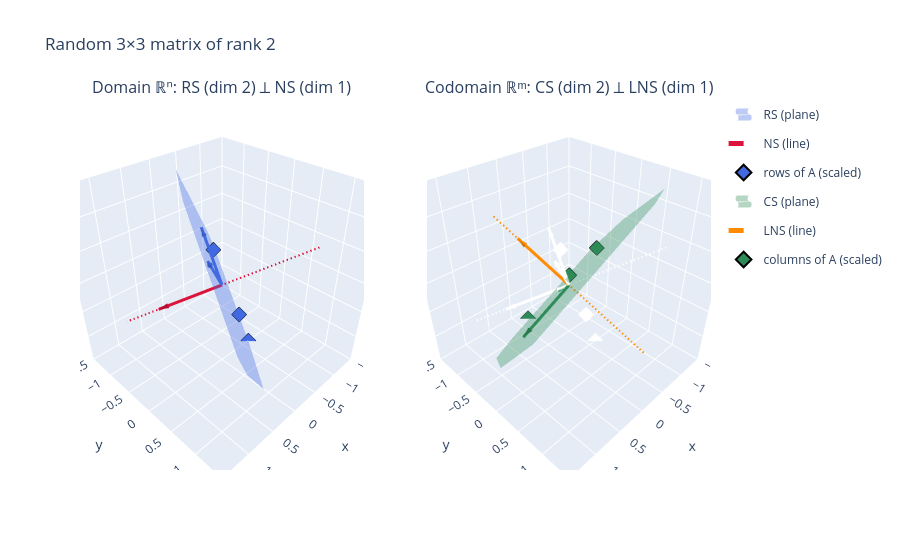

Notebook source saved alongside this figure:
### Code cell
S = plot_four_subspaces(A, "Random 3×3 matrix of rank 2")

### Figure 1 — Plotly figure (JSON) as saved in the notebook; plotly's stock layout.template omitted (floating-point values rounded to 4 significant figures)
{"data": [{"colorscale": [[0, "royalblue"], [1, "royalblue"]], "legendgroup": "RS", "name": "RS (plane)", "opacity": 0.35, "scene": "scene", "showlegend": true, "showscale": false, "type": "surface", "x": [[-0.3182, 1.32], [-1.32, 0.3182]], "y": [[0.7334, 1.615], [-1.615, -0.7334]], "z": [[-1.965, 0.3888], [-0.3888, 1.965]]}, {"legendgroup": "RS", "line": {"color": "royalblue", "width": 6}, "mode": "lines", "name": "RS", "scene": "scene", "showlegend": false, "type": "scatter3d", "x": [0, 0.546], "y": [0, 0.2937], "z": [0, 0.7846]}, {"anchor": "tip", "colorscale": [[0, "royalblue"], [1, "royalblue"]], "hoverinfo": "skip", "legendgroup": "RS", "scene": "scene", "showlegend": false, "showscale": false, "sizemode": "absolute", "sizeref": 0.15, "type": "cone", "u": [0.546], "v": [0.2937], "w": [0.7846], "x": [0.546], "y": [0.2937], "z": [0.7846]}, {"legendgroup": "RS", "line": {"color": "royalblue", "width": 6}, "mode": "lines", "name": "RS", "scene": "scene", "showlegend": false, "type": "scatter3d", "x": [0, -0.3339], "y": [0, -0.7826], "z": [0, 0.5254]}, {"anchor": "tip", "colorscale": [[0, "royalblue"], [1, "royalblue"]], "hoverinfo": "skip", "legendgroup": "RS", "scene": "scene", "showlegend": false, "showscale": false, "sizemode": "absolute", "sizeref": 0.15, "type": "cone", "u": [-0.3339], "v": [-0.7826], "w": [0.5254], "x": [-0.3339], "y": [-0.7826], "z": [0.5254]}, {"legendgroup": "NS", "line": {"color": "crimson", "dash": "dash", "width": 4}, "mode": "lines", "name": "NS (line)", "scene": "scene", "type": "scatter3d", "x": [-1.153, 1.153], "y": [0.8232, -0.8232], "z": [0.4939, -0.4939]}, {"legendgroup": "NS", "line": {"color": "crimson", "width": 6}, "mode": "lines", "name": "NS", "scene": "scene", "showlegend": false, "type": "scatter3d", "x": [0, 0.7683], "y": [0, -0.5488], "z": [0, -0.3293]}, {"anchor": "tip", "colorscale": [[0, "crimson"], [1, "crimson"]], "hoverinfo": "skip", "legendgroup": "NS", "scene": "scene", "showlegend": false, "showscale": false, "sizemode": "absolute", "sizeref": 0.15, "type": "cone", "u": [0.7683], "v": [-0.5488], "w": [-0.3293], "x": [0.7683], "y": [-0.5488], "z": [-0.3293]}, {"marker": {"color": "royalblue", "line": {"color": "black", "width": 1}, "size": 5, "symbol": "diamond"}, "mode": "markers", "name": "rows of A (scaled)", "scene": "scene", "type": "scatter3d", "x": [-0.8571, -0.8571, -0.6429], "y": [-1.071, -0.4286, 0.0], "z": [-0.2143, -1.286, -1.5]}, {"colorscale": [[0, "seagreen"], [1, "seagreen"]], "legendgroup": "CS", "name": "CS (plane)", "opacity": 0.35, "scene": "scene2", "showlegend": true, "showscale": false, "type": "surface", "x": [[-0.7119, -1.896], [1.896, 0.7119]], "y": [[1.067, -0.9282], [0.9282, -1.067]], "z": [[1.69, -0.2125], [0.2125, -1.69]]}, {"legendgroup": "CS", "line": {"color": "seagreen", "width": 6}, "mode": "lines", "name": "CS", "scene": "scene2", "showlegend": false, "type": "scatter3d", "x": [0, -0.3946], "y": [0, -0.6651], "z": [0, -0.634]}, {"anchor": "tip", "colorscale": [[0, "seagreen"], [1, "seagreen"]], "hoverinfo": "skip", "legendgroup": "CS", "scene": "scene2", "showlegend": false, "showscale": false, "sizemode": "absolute", "sizeref": 0.15, "type": "cone", "u": [-0.3946], "v": [-0.6651], "w": [-0.634], "x": [-0.3946], "y": [-0.6651], "z": [-0.634]}, {"legendgroup": "CS", "line": {"color": "seagreen", "width": 6}, "mode": "lines", "name": "CS", "scene": "scene2", "showlegend": false, "type": "scatter3d", "x": [0, 0.8691], "y": [0, -0.04625], "z": [0, -0.4924]}, {"anchor": "tip", "colorscale": [[0, "seagreen"], [1, "seagreen"]], "hoverinfo": "skip", "legendgroup": "CS", "scene": "scene2", "showlegend": false, "showscale": false, "sizemode": "absolute", "sizeref": 0.15, "type": "cone", "u": [0.8691], "v": [-0.04625], "w": [-0.4924], "x": [0.8691], "y": [-0.04625], "z": [-0.4924]}, {"legendgroup": "LNS", "line": {"color": "darkorange", "dash": "dash", "width": 4}, "mode": "lines", "name": "LNS (line)", "scene": "scene2", "type": "scatter3d", "x": [-0.4472, 0.4472], "y": [1.118, -1.118], "z": [-0.8944, 0.8944]}, {"legendgroup": "LNS", "line": {"color": "darkorange", "width": 6}, "mode": "lines", "name": "LNS", "scene": "scene2", "showlegend": false, "type": "scatter3d", "x": [0, 0.2981], "y": [0, -0.7454], "z": [0, 0.5963]}, {"anchor": "tip", "colorscale": [[0, "darkorange"], [1, "darkorange"]], "hoverinfo": "skip", "legendgroup": "LNS", "scene": "scene2", "showlegend": false, "showscale": false, "sizemode": "absolute", "sizeref": 0.15, "type": "cone", "u": [0.2981], "v": [-0.7454], "w": [0.5963], "x": [0.2981], "y": [-0.7454], "z": [0.5963]}, {"marker": {"color": "seagreen", "line": {"color": "black", "width": 1}, "size": 5, "symbol": "diamond"}, "mode": "markers", "name": "columns of A (scaled)", "scene": "scene2", "type": "scatter3d", "x": [-0.8571, -1.071, -0.2143], "y": [-0.8571, -0.4286, -1.286], "z": [-0.6429, 0.0, -1.5]}], "layout": {"annotations": [{"font": {"size": 16}, "showarrow": false, "text": "Domain ℝⁿ: RS (dim 2) ⟂ NS (dim 1)", "x": 0.225, "xanchor": "center", "xref": "paper", "y": 1, "yanchor": "bottom", "yref": "paper"}, {"font": {"size": 16}, "showarrow": false, "text": "Codomain ℝᵐ: CS (dim 2) ⟂ LNS (dim 1)", "x": 0.775, "xanchor": "center", "xref": "paper", "y": 1, "yanchor": "bottom", "yref": "paper"}], "height": 550, "legend": {"itemsizing": "constant"}, "scene": {"aspectmode": "cube", "domain": {"x": [0, 0.45], "y": [0, 1]}, "xaxis": {"range": [-1.5, 1.5]}, "yaxis": {"range": [-1.5, 1.5]}, "zaxis": {"range": [-1.5, 1.5]}}, "scene2": {"aspectmode": "cube", "domain": {"x": [0.55, 1], "y": [0, 1]}, "xaxis": {"range": [-1.5, 1.5]}, "yaxis": {"range": [-1.5, 1.5]}, "zaxis": {"range": [-1.5, 1.5]}}, "title": {"text": "Random 3×3 matrix of rank 2"}}}
